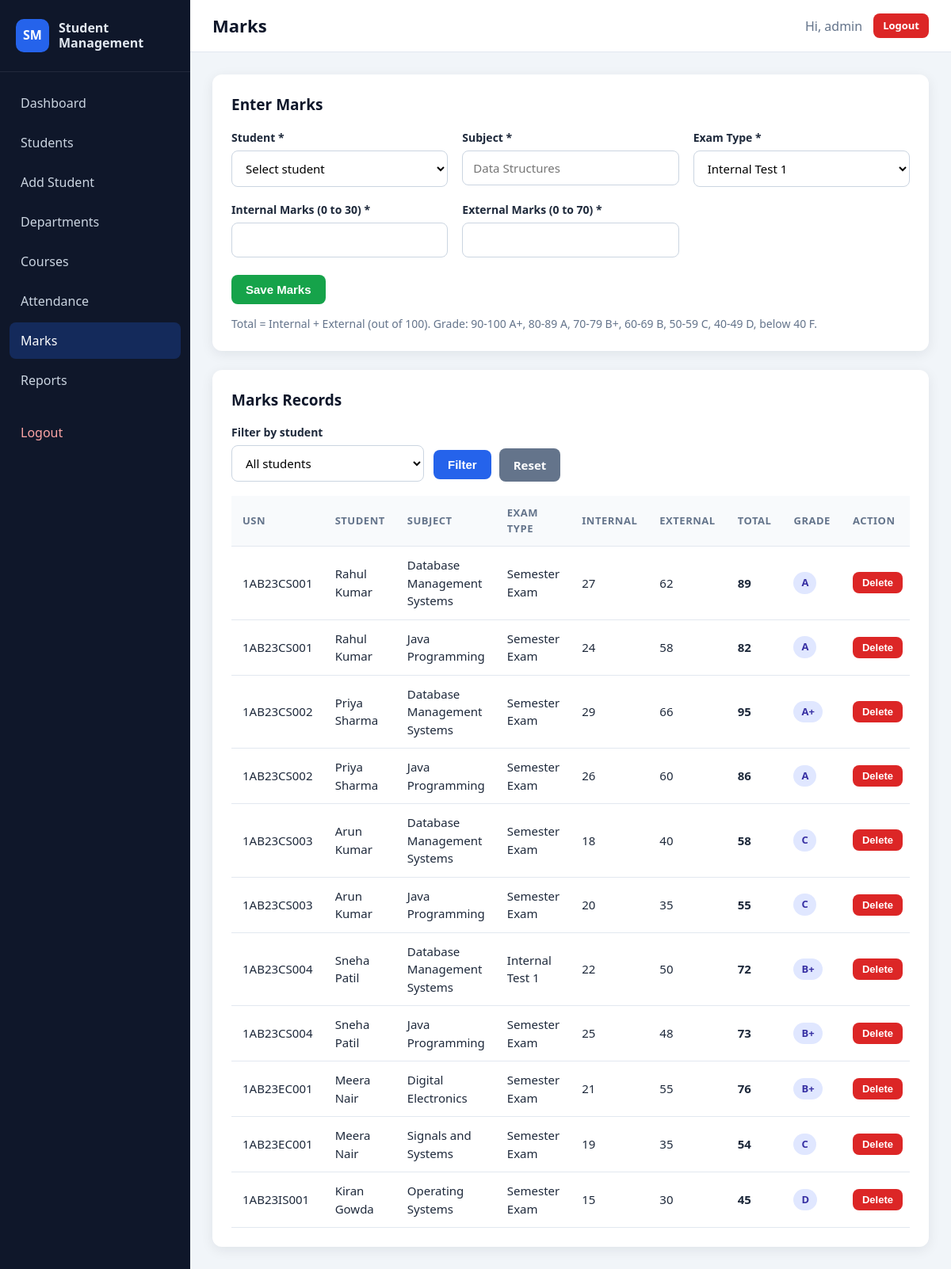
Screenshot of /marks.php (signed in) with the database file from the repository.
### tables this page shows
CREATE TABLE marks (
    id INT AUTO_INCREMENT PRIMARY KEY,
    student_id INT NOT NULL,
    subject VARCHAR(100) NOT NULL,
    internal_marks INT NOT NULL,
    external_marks INT NOT NULL,
    total_marks INT NOT NULL,
    grade VARCHAR(2) NOT NULL,
    exam_type VARCHAR(50) NOT NULL,
    created_at TIMESTAMP DEFAULT CURRENT_TIMESTAMP,
    CONSTRAINT fk_marks_student FOREIGN KEY (student_id)
        REFERENCES students (id) ON DELETE CASCADE
);

CREATE TABLE students (
    id INT AUTO_INCREMENT PRIMARY KEY,
    usn VARCHAR(20) NOT NULL UNIQUE,
    full_name VARCHAR(100) NOT NULL,
    dob DATE NOT NULL,
    gender ENUM('Male', 'Female', 'Other') NOT NULL,
    email VARCHAR(120) NOT NULL,
    phone VARCHAR(15) NOT NULL,
    address TEXT NOT NULL,
    department_id INT NOT NULL,
    course_id INT NOT NULL,
    semester TINYINT NOT NULL,
    admission_year INT NOT NULL,
    photo VARCHAR(255) NULL,
    created_at TIMESTAMP DEFAULT CURRENT_TIMESTAMP,
    CONSTRAINT fk_students_department FOREIGN KEY (department_id)
        REFERENCES departments (id) ON DELETE RESTRICT,
    CONSTRAINT fk_students_course FOREIGN KEY (course_id)
        REFERENCES courses (id) ON DELETE RESTRICT
);

### includes/auth.php (called while the page is built, shortened)
<?php
function e($value)
{
    return htmlspecialchars((string) $value, ENT_QUOTES, 'UTF-8');
}
function fetch_rows(mysqli $conn, $sql, $types = '', array $params = [])
{
    if (empty($params)) {
        $result = $conn->query($sql);
    }
    return $result->fetch_all(MYSQLI_ASSOC);
}

### marks.php (the view, shortened to what this page needs)
<?php
require_once __DIR__ . '/config/db.php';
require_once __DIR__ . '/includes/auth.php';
$examTypes = ['Internal Test 1', 'Internal Test 2', 'Semester Exam'];
$formSubject = trim($_POST['subject'] ?? '');
$formExamType = $_POST['exam_type'] ?? 'Internal Test 1';
$formInternal = $_POST['internal_marks'] ?? '';
$formExternal = $_POST['external_marks'] ?? '';
$sql = "SELECT m.id, m.subject, m.exam_type, m.internal_marks, m.external_marks, m.total_marks, m.grade, s.usn, s.full_name
    FROM marks m
    JOIN students s ON m.student_id = s.id
    WHERE 1=1";
$types = '';
$params = [];
$sql .= " ORDER BY s.usn, m.subject, m.id";
$records = fetch_rows($conn, $sql, $types, $params);
require_once __DIR__ . '/includes/header.php';
?>
<div class="card">
    <h2>Enter Marks</h2>
    <form method="POST" action="marks.php">
        <div class="form-grid">
            <div class="form-group">
                <label for="student_id">Student *</label>
                <select id="student_id" name="student_id" required>
                    <option value="">Select student</option>
                </select>
            </div>
            <div class="form-group">
                <label for="subject">Subject *</label>
                <input type="text" id="subject" name="subject" maxlength="100" required value="<?= e($formSubject) ?>" placeholder="Data Structures">
            </div>
            <div class="form-group">
                <label for="exam_type">Exam Type *</label>
                <select id="exam_type" name="exam_type" required>
                    <?php foreach ($examTypes as $examType): ?>
                        <option value="<?= e($examType) ?>" <?= $formExamType === $examType ? 'selected' : '' ?>><?= e($examType) ?></option>
                    <?php endforeach; ?>
                </select>
            </div>
            <div class="form-group">
                <label for="internal_marks">Internal Marks (0 to 30) *</label>
                <input type="number" id="internal_marks" name="internal_marks" min="0" max="30" step="1" required value="<?= e($formInternal) ?>">
            </div>
            <div class="form-group">
                <label for="external_marks">External Marks (0 to 70) *</label>
                <input type="number" id="external_marks" name="external_marks" min="0" max="70" step="1" required value="<?= e($formExternal) ?>">
            </div>
        </div>
        <div class="form-actions">
            <button type="submit" class="btn btn-success">Save Marks</button>
        </div>
    </form>
    <p class="stat-label" style="margin-top: 14px;">Total = Internal + External (out of 100). Grade: 90-100 A+, 80-89 A, 70-79 B+, 60-69 B, 50-59 C, 40-49 D, below 40 F.</p>
</div>
<div class="card">
    <h2>Marks Records</h2>
    <form method="GET" action="marks.php" class="filter-form">
        <div class="form-group">
            <label for="filter_student">Filter by student</label>
            <select id="filter_student" name="student_id">
                <option value="0">All students</option>
            </select>
        </div>
        <div class="button-row">
            <button type="submit" class="btn">Filter</button>
            <a href="marks.php" class="btn btn-secondary">Reset</a>
        </div>
    </form>
    <div class="table-wrapper">
        <table>
            <thead>
            <tr>
                <th>USN</th>
                <th>Student</th>
                <th>Subject</th>
                <th>Exam Type</th>
                <th>Internal</th>
                <th>External</th>
                <th>Total</th>
                <th>Grade</th>
                <th>Action</th>
            </tr>
            </thead>
            <tbody>
            <?php foreach ($records as $record): ?>
                <tr>
                    <td><?= e($record['usn']) ?></td>
                    <td><?= e($record['full_name']) ?></td>
                    <td><?= e($record['subject']) ?></td>
                    <td><?= e($record['exam_type']) ?></td>
                    <td><?= e($record['internal_marks']) ?></td>
                    <td><?= e($record['external_marks']) ?></td>
                    <td><strong><?= e($record['total_marks']) ?></strong></td>
                    <td><span class="badge"><?= e($record['grade']) ?></span></td>
                    <td>
                        <form method="POST" action="marks.php" data-confirm="Delete this marks record?">
                            <button type="submit" class="btn btn-small btn-danger">Delete</button>
                        </form>
                    </td>
                </tr>
            <?php endforeach; ?>
            </tbody>
        </table>
    </div>
</div>
<?php require_once __DIR__ . '/includes/footer.php'; ?>

### assets/css/style.css (style rules this page uses)
:root { --primary: #2563eb; --primary-dark: #1d4ed8; --success: #16a34a; --danger: #dc2626; --warning: #d97706; --dark: #0f172a; --sidebar: #0f172a; --text: #1e293b; --muted: #64748b; --border: #e2e8f0; --background: #f1f5f9; --card: #ffffff; --radius: 12px; --shadow: 0 4px 16px rgba(15, 23, 42, 0.08); }
* { box-sizing: border-box; margin: 0; padding: 0; }
body { font-family: "Segoe UI", Roboto, Arial, sans-serif; background: var(--background); color: var(--text); line-height: 1.5; min-height: 100vh; }
a { color: var(--primary); text-decoration: none; }
h1, h2, h3 { color: var(--dark); }
.card { background: var(--card); border-radius: var(--radius); box-shadow: var(--shadow); padding: 24px; margin-bottom: 24px; }
.card h2 { font-size: 19px; margin-bottom: 16px; }
.stat-label { color: var(--muted); font-size: 14px; }
.btn { display: inline-block; border: none; border-radius: 8px; padding: 10px 18px; font-size: 15px; font-weight: 600; cursor: pointer; color: #fff; background: var(--primary); transition: background 0.2s, transform 0.1s; text-align: center; }
.btn-small { padding: 6px 12px; font-size: 13px; }
.btn-success { background: var(--success); }
.btn-danger { background: var(--danger); }
.btn-secondary { background: #64748b; }
.button-row { display: flex; gap: 10px; flex-wrap: wrap; align-items: center; }
.form-grid { display: grid; grid-template-columns: repeat(auto-fit, minmax(240px, 1fr)); gap: 18px; }
.form-group { display: flex; flex-direction: column; gap: 6px; }
.form-group label { font-weight: 600; font-size: 14px; }
.form-group input, .form-group select, .form-group textarea { padding: 11px 13px; border: 1px solid #cbd5e1; border-radius: 8px; font-size: 15px; font-family: inherit; background: #fff; width: 100%; }
.form-actions { margin-top: 22px; display: flex; gap: 12px; flex-wrap: wrap; }
.filter-form { display: flex; gap: 12px; flex-wrap: wrap; align-items: flex-end; margin-bottom: 18px; }
.filter-form .form-group { min-width: 180px; }
.table-wrapper { overflow-x: auto; }
table { width: 100%; border-collapse: collapse; font-size: 15px; }
th, td { padding: 12px 14px; text-align: left; border-bottom: 1px solid var(--border); vertical-align: middle; }
th { background: #f8fafc; color: var(--muted); font-size: 13px; text-transform: uppercase; letter-spacing: 0.04em; }
.badge { display: inline-block; padding: 4px 10px; border-radius: 999px; font-size: 13px; font-weight: 600; background: #e0e7ff; color: #3730a3; }

### rows the page displays
marks: student.usn "1AB23CS001", student.full_name "Rahul Kumar", subject "Database Management Systems", exam_type "Semester Exam", internal_marks "27", external_marks "62", total_marks "89", grade "A"
marks: student.usn "1AB23CS001", student.full_name "Rahul Kumar", subject "Java Programming", exam_type "Semester Exam", internal_marks "24", external_marks "58", total_marks "82", grade "A"
marks: student.usn "1AB23CS002", student.full_name "Priya Sharma", subject "Database Management Systems", exam_type "Semester Exam", internal_marks "29", external_marks "66", total_marks "95", grade "A+"
marks: student.usn "1AB23CS002", student.full_name "Priya Sharma", subject "Java Programming", exam_type "Semester Exam", internal_marks "26", external_marks "60", total_marks "86", grade "A"
marks: student.usn "1AB23CS003", student.full_name "Arun Kumar", subject "Database Management Systems", exam_type "Semester Exam", internal_marks "18", external_marks "40", total_marks "58", grade "C"
marks: student.usn "1AB23CS003", student.full_name "Arun Kumar", subject "Java Programming", exam_type "Semester Exam", internal_marks "20", external_marks "35", total_marks "55", grade "C"
marks: student.usn "1AB23CS004", student.full_name "Sneha Patil", subject "Database Management Systems", exam_type "Internal Test 1", internal_marks "22", external_marks "50", total_marks "72", grade "B+"
marks: student.usn "1AB23CS004", student.full_name "Sneha Patil", subject "Java Programming", exam_type "Semester Exam", internal_marks "25", external_marks "48", total_marks "73", grade "B+"
marks: student.usn "1AB23EC001", student.full_name "Meera Nair", subject "Digital Electronics", exam_type "Semester Exam", internal_marks "21", external_marks "55", total_marks "76", grade "B+"
marks: student.usn "1AB23EC001", student.full_name "Meera Nair", subject "Signals and Systems", exam_type "Semester Exam", internal_marks "19", external_marks "35", total_marks "54", grade "C"
marks: student.usn "1AB23IS001", student.full_name "Kiran Gowda", subject "Operating Systems", exam_type "Semester Exam", internal_marks "15", external_marks "30", total_marks "45", grade "D"

### other values shown
$pageTitle "Marks"
$_SESSION['admin_username'] "admin"
form field exam_type "Internal Test 1"
